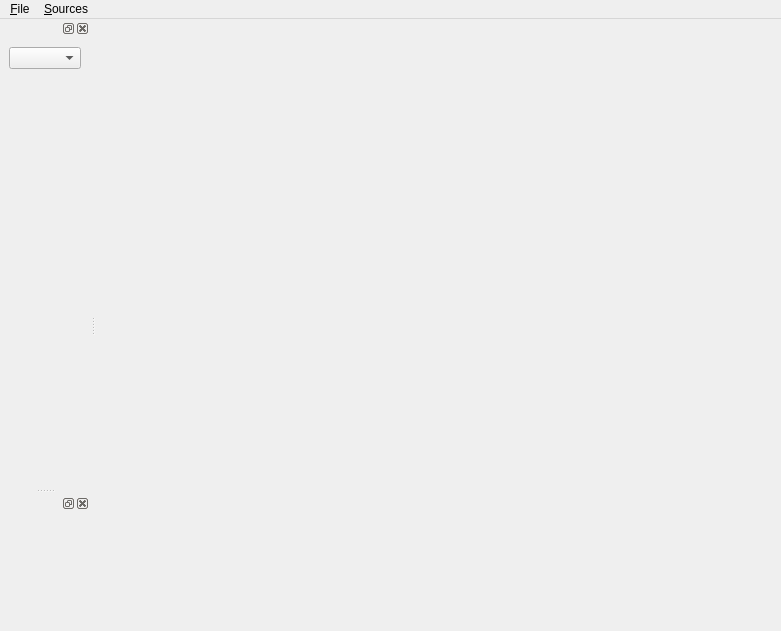
<?xml version="1.0" encoding="UTF-8"?>
<ui version="4.0">
 <class>MultiServerClientMainWindow</class>
 <widget class="QMainWindow" name="MultiServerClientMainWindow">
  <property name="geometry">
   <rect>
    <x>0</x>
    <y>0</y>
    <width>781</width>
    <height>631</height>
   </rect>
  </property>
  <property name="windowTitle">
   <string>MainWindow</string>
  </property>
  <widget class="pqViewManager" name="centralwidget"/>
  <widget class="QMenuBar" name="menubar">
   <property name="geometry">
    <rect>
     <x>0</x>
     <y>0</y>
     <width>781</width>
     <height>26</height>
    </rect>
   </property>
   <widget class="QMenu" name="menu_File">
    <property name="title">
     <string>&amp;File</string>
    </property>
    <addaction name="action_Connect"/>
    <addaction name="separator"/>
    <addaction name="actionE_xit"/>
   </widget>
   <widget class="QMenu" name="menu_Sources">
    <property name="title">
     <string>&amp;Sources</string>
    </property>
   </widget>
   <addaction name="menu_File"/>
   <addaction name="menu_Sources"/>
  </widget>
  <widget class="QDockWidget" name="dockWidget">
   <attribute name="dockWidgetArea">
    <number>1</number>
   </attribute>
   <widget class="QWidget" name="pipeline">
    <layout class="QVBoxLayout" name="verticalLayout">
     <item>
      <widget class="QComboBox" name="filteringServer"/>
     </item>
     <item>
      <widget class="pqPipelineBrowserWidget" name="pipelineBrowser" native="true"/>
     </item>
    </layout>
   </widget>
  </widget>
  <widget class="QDockWidget" name="dockWidget_2">
   <attribute name="dockWidgetArea">
    <number>1</number>
   </attribute>
   <widget class="pqProxyTabWidget" name="proxyTabWidget"/>
  </widget>
  <action name="actionE_xit">
   <property name="text">
    <string>E&amp;xit</string>
   </property>
  </action>
  <action name="action_Connect">
   <property name="text">
    <string>&amp;Connect</string>
   </property>
  </action>
 </widget>
 <customwidgets>
  <customwidget>
   <class>pqPipelineBrowserWidget</class>
   <extends>QWidget</extends>
   <header>pqPipelineBrowserWidget.h</header>
   <container>1</container>
  </customwidget>
  <customwidget>
   <class>pqViewManager</class>
   <extends>QWidget</extends>
   <header>pqViewManager.h</header>
   <container>1</container>
  </customwidget>
  <customwidget>
   <class>pqProxyTabWidget</class>
   <extends>QWidget</extends>
   <header>pqProxyTabWidget.h</header>
   <container>1</container>
  </customwidget>
 </customwidgets>
 <resources/>
 <connections>
  <connection>
   <sender>actionE_xit</sender>
   <signal>triggered()</signal>
   <receiver>MultiServerClientMainWindow</receiver>
   <slot>close()</slot>
   <hints>
    <hint type="sourcelabel">
     <x>-1</x>
     <y>-1</y>
    </hint>
    <hint type="destinationlabel">
     <x>390</x>
     <y>315</y>
    </hint>
   </hints>
  </connection>
 </connections>
</ui>
